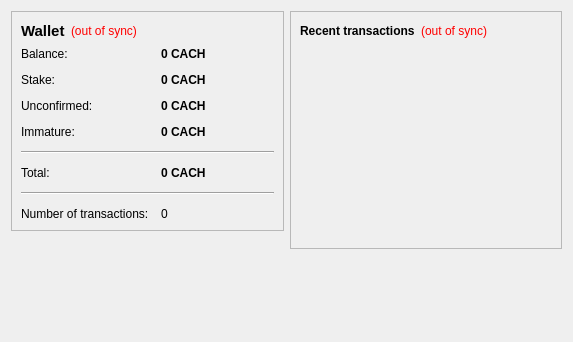
<?xml version="1.0" encoding="UTF-8"?>
<ui version="4.0">
 <class>OverviewPage</class>
 <widget class="QWidget" name="OverviewPage">
  <property name="geometry">
   <rect>
    <x>0</x>
    <y>0</y>
    <width>573</width>
    <height>342</height>
   </rect>
  </property>
  <property name="windowTitle">
   <string>Form</string>
  </property>
  <layout class="QHBoxLayout" name="horizontalLayout" stretch="1,1">
   <item>
    <layout class="QVBoxLayout" name="verticalLayout_2">
     <item>
      <widget class="QFrame" name="frame">
       <property name="frameShape">
        <enum>QFrame::StyledPanel</enum>
       </property>
       <property name="frameShadow">
        <enum>QFrame::Raised</enum>
       </property>
       <layout class="QVBoxLayout" name="verticalLayout_4">
        <item>
         <layout class="QHBoxLayout" name="horizontalLayout_4">
          <item>
           <widget class="QLabel" name="label_5">
            <property name="font">
             <font>
              <pointsize>11</pointsize>
              <weight>75</weight>
              <bold>true</bold>
             </font>
            </property>
            <property name="text">
             <string>Wallet</string>
            </property>
           </widget>
          </item>
          <item>
           <widget class="QLabel" name="labelWalletStatus">
            <property name="toolTip">
             <string>The displayed information may be out of date. Your wallet automatically synchronizes with the 'CACHE'Project network after a connection is established, but this process has not completed yet.</string>
            </property>
            <property name="styleSheet">
             <string notr="true">QLabel { color: red; }</string>
            </property>
            <property name="text">
             <string notr="true">(out of sync)</string>
            </property>
            <property name="alignment">
             <set>Qt::AlignLeading|Qt::AlignLeft|Qt::AlignVCenter</set>
            </property>
           </widget>
          </item>
          <item>
           <spacer name="horizontalSpacer_2">
            <property name="orientation">
             <enum>Qt::Horizontal</enum>
            </property>
            <property name="sizeHint" stdset="0">
             <size>
              <width>40</width>
              <height>20</height>
             </size>
            </property>
           </spacer>
          </item>
         </layout>
        </item>
        <item>
         <layout class="QFormLayout" name="formLayout_2">
          <property name="fieldGrowthPolicy">
           <enum>QFormLayout::AllNonFixedFieldsGrow</enum>
          </property>
          <property name="horizontalSpacing">
           <number>12</number>
          </property>
          <property name="verticalSpacing">
           <number>12</number>
          </property>
          <item row="0" column="0">
           <widget class="QLabel" name="label">
            <property name="text">
             <string>Balance:</string>
            </property>
           </widget>
          </item>
          <item row="0" column="1">
           <widget class="QLabel" name="labelBalance">
            <property name="font">
             <font>
              <weight>75</weight>
              <bold>true</bold>
             </font>
            </property>
            <property name="cursor">
             <cursorShape>IBeamCursor</cursorShape>
            </property>
            <property name="toolTip">
             <string>Your current balance</string>
            </property>
            <property name="text">
             <string notr="true">0 CACH</string>
            </property>
            <property name="textInteractionFlags">
             <set>Qt::LinksAccessibleByMouse|Qt::TextSelectableByKeyboard|Qt::TextSelectableByMouse</set>
            </property>
           </widget>
          </item>
          <item row="1" column="0">
           <widget class="QLabel" name="label_6">
            <property name="text">
             <string>Stake:</string>
            </property>
           </widget>
          </item>
          <item row="1" column="1">
           <widget class="QLabel" name="labelStake">
            <property name="font">
             <font>
              <weight>75</weight>
              <bold>true</bold>
             </font>
            </property>
            <property name="cursor">
             <cursorShape>IBeamCursor</cursorShape>
            </property>
            <property name="toolTip">
             <string>Total of coins that was staked, and do not yet count toward the current balance</string>
            </property>
            <property name="text">
             <string notr="true">0 CACH</string>
            </property>
            <property name="textInteractionFlags">
             <set>Qt::LinksAccessibleByMouse|Qt::TextSelectableByKeyboard|Qt::TextSelectableByMouse</set>
            </property>
           </widget>
          </item>
          <item row="2" column="0">
           <widget class="QLabel" name="label_3">
            <property name="text">
             <string>Unconfirmed:</string>
            </property>
           </widget>
          </item>
          <item row="2" column="1">
           <widget class="QLabel" name="labelUnconfirmed">
            <property name="font">
             <font>
              <weight>75</weight>
              <bold>true</bold>
             </font>
            </property>
            <property name="cursor">
             <cursorShape>IBeamCursor</cursorShape>
            </property>
            <property name="toolTip">
             <string>Total of transactions that have yet to be confirmed, and do not yet count toward the current balance</string>
            </property>
            <property name="text">
             <string notr="true">0 CACH</string>
            </property>
            <property name="textInteractionFlags">
             <set>Qt::LinksAccessibleByMouse|Qt::TextSelectableByKeyboard|Qt::TextSelectableByMouse</set>
            </property>
           </widget>
          </item>
          <item row="3" column="0">
           <widget class="QLabel" name="labelImmatureText">
            <property name="text">
             <string>Immature:</string>
            </property>
           </widget>
          </item>
          <item row="3" column="1">
           <widget class="QLabel" name="labelImmature">
            <property name="font">
             <font>
              <weight>75</weight>
              <bold>true</bold>
             </font>
            </property>
            <property name="toolTip">
             <string>Mined balance that has not yet matured</string>
            </property>
            <property name="text">
             <string notr="true">0 CACH</string>
            </property>
            <property name="textInteractionFlags">
             <set>Qt::LinksAccessibleByMouse|Qt::TextSelectableByKeyboard|Qt::TextSelectableByMouse</set>
            </property>
           </widget>
          </item>
          <item row="4" column="0" colspan="2">
           <widget class="Line" name="line_1">
            <property name="orientation">
             <enum>Qt::Horizontal</enum>
            </property>
           </widget>
          </item>
          <item row="5" column="0">
           <widget class="QLabel" name="labelTotalText">
            <property name="text">
             <string>Total:</string>
            </property>
           </widget>
          </item>
          <item row="5" column="1">
           <widget class="QLabel" name="labelTotal">
            <property name="font">
             <font>
              <weight>75</weight>
              <bold>true</bold>
             </font>
            </property>
            <property name="toolTip">
             <string>Sum of all balances (mature, immature, unconfirmed and stake)</string>
            </property>
            <property name="text">
             <string notr="true">0 CACH</string>
            </property>
            <property name="textInteractionFlags">
             <set>Qt::LinksAccessibleByMouse|Qt::TextSelectableByKeyboard|Qt::TextSelectableByMouse</set>
            </property>
           </widget>
          </item>
          <item row="6" column="0" colspan="2">
           <widget class="Line" name="line_2">
            <property name="orientation">
             <enum>Qt::Horizontal</enum>
            </property>
           </widget>
          </item>
          <item row="7" column="0">
           <widget class="QLabel" name="label_2">
            <property name="text">
             <string>Number of transactions:</string>
            </property>
           </widget>
          </item>
          <item row="7" column="1">
           <widget class="QLabel" name="labelNumTransactions">
            <property name="toolTip">
             <string>Total number of transactions in wallet</string>
            </property>
            <property name="text">
             <string notr="true">0</string>
            </property>
           </widget>
          </item>
         </layout>
        </item>
       </layout>
      </widget>
     </item>
     <item>
      <spacer name="verticalSpacer">
       <property name="orientation">
        <enum>Qt::Vertical</enum>
       </property>
       <property name="sizeHint" stdset="0">
        <size>
         <width>20</width>
         <height>40</height>
        </size>
       </property>
      </spacer>
     </item>
    </layout>
   </item>
   <item>
    <layout class="QVBoxLayout" name="verticalLayout_3">
     <item>
      <widget class="QFrame" name="frame_2">
       <property name="frameShape">
        <enum>QFrame::StyledPanel</enum>
       </property>
       <property name="frameShadow">
        <enum>QFrame::Raised</enum>
       </property>
       <layout class="QVBoxLayout" name="verticalLayout">
        <item>
         <layout class="QHBoxLayout" name="horizontalLayout_2">
          <item>
           <widget class="QLabel" name="label_4">
            <property name="text">
             <string>&lt;b&gt;Recent transactions&lt;/b&gt;</string>
            </property>
           </widget>
          </item>
          <item>
           <widget class="QLabel" name="labelTransactionsStatus">
            <property name="toolTip">
             <string>The displayed information may be out of date. Your wallet automatically synchronizes with the 'CACHE'Project network after a connection is established, but this process has not completed yet.</string>
            </property>
            <property name="styleSheet">
             <string notr="true">QLabel { color: red; }</string>
            </property>
            <property name="text">
             <string notr="true">(out of sync)</string>
            </property>
            <property name="alignment">
             <set>Qt::AlignRight|Qt::AlignTrailing|Qt::AlignVCenter</set>
            </property>
           </widget>
          </item>
          <item>
           <spacer name="horizontalSpacer">
            <property name="orientation">
             <enum>Qt::Horizontal</enum>
            </property>
            <property name="sizeHint" stdset="0">
             <size>
              <width>40</width>
              <height>20</height>
             </size>
            </property>
           </spacer>
          </item>
         </layout>
        </item>
        <item>
         <widget class="QListView" name="listTransactions">
          <property name="styleSheet">
           <string notr="true">QListView { background: transparent; }</string>
          </property>
          <property name="frameShape">
           <enum>QFrame::NoFrame</enum>
          </property>
          <property name="verticalScrollBarPolicy">
           <enum>Qt::ScrollBarAlwaysOff</enum>
          </property>
          <property name="horizontalScrollBarPolicy">
           <enum>Qt::ScrollBarAlwaysOff</enum>
          </property>
          <property name="selectionMode">
           <enum>QAbstractItemView::NoSelection</enum>
          </property>
         </widget>
        </item>
       </layout>
      </widget>
     </item>
     <item>
      <spacer name="verticalSpacer_2">
       <property name="orientation">
        <enum>Qt::Vertical</enum>
       </property>
       <property name="sizeHint" stdset="0">
        <size>
         <width>20</width>
         <height>40</height>
        </size>
       </property>
      </spacer>
     </item>
    </layout>
   </item>
  </layout>
 </widget>
 <resources/>
 <connections/>
</ui>
